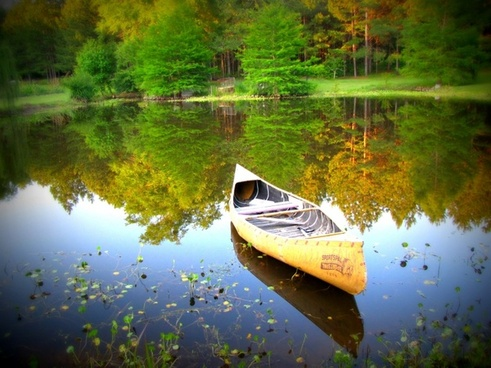
#> input picture nature.jpg, 491 x 368 px
$ python CV-Drawing.py
#> lines starting #> are read from the running program, lines starting #| are printed output that depends on the picture
import numpy as np
import cv2

# Create a black image
img = cv2.imread('nature.jpg',cv2.IMREAD_COLOR)
#> img is the input picture: shape (368, 491, 3); mean B, G, R 67.9, 109.8, 98.3

img = cv2.line(img,(0,0),(511,511),(255,0,0),5)
img = cv2.rectangle(img,(384,0),(510,128),(0,255,0),3)
img = cv2.circle(img,(447,63), 63, (0,0,255), -1)


img = cv2.ellipse(img,(256,256),(60,50),0,0,180,255,-1)

pts = np.array([[10,5],[20,30],[70,20],[50,10]], np.int32)
pts = pts.reshape((-1,1,2))
img = cv2.polylines(img,[pts],True,(0,255,255))

font = cv2.FONT_HERSHEY_SIMPLEX
cv2.putText(img,'OpenCV',(10,200), font, 3,(200,245,225),2,cv2.LINE_AA)
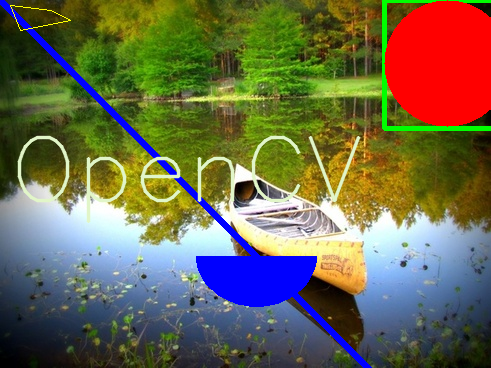
#> img: shape (368, 491, 3); mean B, G, R 76.7, 104, 107.6


cv2.imshow('image',img)
cv2.waitKey(0)
cv2.destroyAllWindows()
